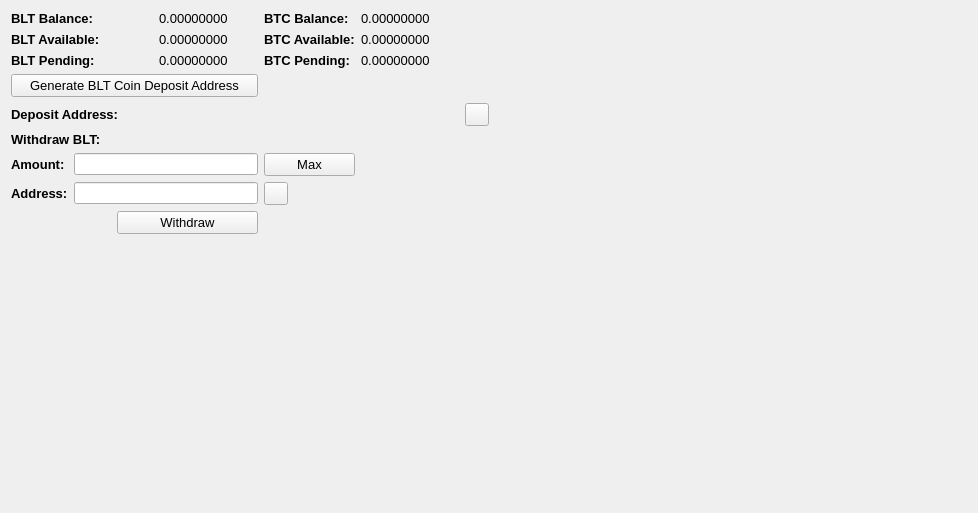
     <widget class="QWidget" name="BalanceTab">
      <attribute name="title">
       <string>Balance</string>
      </attribute>
      <layout class="QGridLayout" name="gridLayout_2">
       <item row="0" column="0" colspan="2">
        <widget class="QLabel" name="label_11">
         <property name="font">
          <font>
           <pointsize>10</pointsize>
           <weight>75</weight>
           <bold>true</bold>
          </font>
         </property>
         <property name="text">
          <string>BLT Balance:</string>
         </property>
        </widget>
       </item>
       <item row="0" column="3">
        <widget class="QLabel" name="TOKBalanceLabel">
         <property name="font">
          <font>
           <pointsize>10</pointsize>
          </font>
         </property>
         <property name="text">
          <string>0.00000000</string>
         </property>
         <property name="textInteractionFlags">
          <set>Qt::LinksAccessibleByMouse|Qt::TextSelectableByMouse</set>
         </property>
        </widget>
       </item>
       <item row="0" column="4">
        <widget class="QLabel" name="label_12">
         <property name="font">
          <font>
           <pointsize>10</pointsize>
           <weight>75</weight>
           <bold>true</bold>
          </font>
         </property>
         <property name="text">
          <string>BTC Balance:</string>
         </property>
        </widget>
       </item>
       <item row="0" column="5">
        <widget class="QLabel" name="BitcoinBalanceLabel">
         <property name="font">
          <font>
           <pointsize>10</pointsize>
          </font>
         </property>
         <property name="text">
          <string>0.00000000</string>
         </property>
         <property name="textInteractionFlags">
          <set>Qt::LinksAccessibleByMouse|Qt::TextSelectableByMouse</set>
         </property>
        </widget>
       </item>
       <item row="0" column="7" rowspan="10">
        <spacer name="horizontalSpacer_4">
         <property name="orientation">
          <enum>Qt::Horizontal</enum>
         </property>
         <property name="sizeHint" stdset="0">
          <size>
           <width>478</width>
           <height>488</height>
          </size>
         </property>
        </spacer>
       </item>
       <item row="1" column="0" colspan="2">
        <widget class="QLabel" name="label_13">
         <property name="font">
          <font>
           <pointsize>10</pointsize>
           <weight>75</weight>
           <bold>true</bold>
          </font>
         </property>
         <property name="text">
          <string>BLT Available:</string>
         </property>
        </widget>
       </item>
       <item row="1" column="3">
        <widget class="QLabel" name="TOKAvailableLabel_2">
         <property name="font">
          <font>
           <pointsize>10</pointsize>
          </font>
         </property>
         <property name="text">
          <string>0.00000000</string>
         </property>
         <property name="textInteractionFlags">
          <set>Qt::LinksAccessibleByMouse|Qt::TextSelectableByMouse</set>
         </property>
        </widget>
       </item>
       <item row="1" column="4">
        <widget class="QLabel" name="label_15">
         <property name="font">
          <font>
           <pointsize>10</pointsize>
           <weight>75</weight>
           <bold>true</bold>
          </font>
         </property>
         <property name="text">
          <string>BTC Available:</string>
         </property>
        </widget>
       </item>
       <item row="1" column="5">
        <widget class="QLabel" name="BitcoinAvailableLabel">
         <property name="font">
          <font>
           <pointsize>10</pointsize>
          </font>
         </property>
         <property name="text">
          <string>0.00000000</string>
         </property>
         <property name="textInteractionFlags">
          <set>Qt::LinksAccessibleByMouse|Qt::TextSelectableByMouse</set>
         </property>
        </widget>
       </item>
       <item row="2" column="0" colspan="2">
        <widget class="QLabel" name="label_14">
         <property name="font">
          <font>
           <pointsize>10</pointsize>
           <weight>75</weight>
           <bold>true</bold>
          </font>
         </property>
         <property name="text">
          <string>BLT Pending:</string>
         </property>
        </widget>
       </item>
       <item row="2" column="3">
        <widget class="QLabel" name="TOKPendingLabel">
         <property name="font">
          <font>
           <pointsize>10</pointsize>
          </font>
         </property>
         <property name="text">
          <string>0.00000000</string>
         </property>
         <property name="textInteractionFlags">
          <set>Qt::LinksAccessibleByMouse|Qt::TextSelectableByMouse</set>
         </property>
        </widget>
       </item>
       <item row="2" column="4">
        <widget class="QLabel" name="label_31">
         <property name="font">
          <font>
           <pointsize>10</pointsize>
           <weight>75</weight>
           <bold>true</bold>
          </font>
         </property>
         <property name="text">
          <string>BTC Pending:</string>
         </property>
        </widget>
       </item>
       <item row="2" column="5">
        <widget class="QLabel" name="BitcoinPendingLabel">
         <property name="font">
          <font>
           <pointsize>10</pointsize>
          </font>
         </property>
         <property name="text">
          <string>0.00000000</string>
         </property>
         <property name="textInteractionFlags">
          <set>Qt::LinksAccessibleByMouse|Qt::TextSelectableByMouse</set>
         </property>
        </widget>
       </item>
       <item row="3" column="0" colspan="4">
        <widget class="QPushButton" name="GenDepositBTN">
         <property name="font">
          <font>
           <pointsize>10</pointsize>
          </font>
         </property>
         <property name="text">
          <string>Generate BLT Coin Deposit Address</string>
         </property>
        </widget>
       </item>
       <item row="4" column="0" colspan="3">
        <widget class="QLabel" name="label_33">
         <property name="font">
          <font>
           <pointsize>10</pointsize>
           <weight>75</weight>
           <bold>true</bold>
          </font>
         </property>
         <property name="text">
          <string>Deposit Address:</string>
         </property>
        </widget>
       </item>
       <item row="4" column="3" colspan="3">
        <widget class="QLabel" name="DepositAddressLabel">
         <property name="minimumSize">
          <size>
           <width>300</width>
           <height>0</height>
          </size>
         </property>
         <property name="palette">
          <palette>
           <active>
            <colorrole role="WindowText">
             <brush brushstyle="SolidPattern">
              <color alpha="255">
               <red>0</red>
               <green>0</green>
               <blue>0</blue>
              </color>
             </brush>
            </colorrole>
            <colorrole role="Text">
             <brush brushstyle="SolidPattern">
              <color alpha="255">
               <red>0</red>
               <green>0</green>
               <blue>255</blue>
              </color>
             </brush>
            </colorrole>
           </active>
           <inactive>
            <colorrole role="WindowText">
             <brush brushstyle="SolidPattern">
              <color alpha="255">
               <red>0</red>
               <green>0</green>
               <blue>0</blue>
              </color>
             </brush>
            </colorrole>
            <colorrole role="Text">
             <brush brushstyle="SolidPattern">
              <color alpha="255">
               <red>0</red>
               <green>0</green>
               <blue>255</blue>
              </color>
             </brush>
            </colorrole>
           </inactive>
           <disabled>
            <colorrole role="WindowText">
             <brush brushstyle="SolidPattern">
              <color alpha="255">
               <red>120</red>
               <green>120</green>
               <blue>120</blue>
              </color>
             </brush>
            </colorrole>
            <colorrole role="Text">
             <brush brushstyle="SolidPattern">
              <color alpha="255">
               <red>120</red>
               <green>120</green>
               <blue>120</blue>
              </color>
             </brush>
            </colorrole>
           </disabled>
          </palette>
         </property>
         <property name="font">
          <font>
           <pointsize>10</pointsize>
           <weight>75</weight>
           <bold>true</bold>
          </font>
         </property>
         <property name="text">
          <string/>
         </property>
         <property name="alignment">
          <set>Qt::AlignRight|Qt::AlignTrailing|Qt::AlignVCenter</set>
         </property>
         <property name="textInteractionFlags">
          <set>Qt::LinksAccessibleByMouse|Qt::TextSelectableByKeyboard|Qt::TextSelectableByMouse</set>
         </property>
        </widget>
       </item>
       <item row="4" column="6">
        <widget class="QToolButton" name="DepositCopyButton">
         <property name="toolTip">
          <string>Copy to clipboard</string>
         </property>
         <property name="text">
          <string/>
         </property>
         <property name="icon">
          <iconset resource="../bitcoin.qrc">
           <normaloff>:/icons/editcopy</normaloff>:/icons/editcopy</iconset>
         </property>
         <property name="shortcut">
          <string>Alt+P</string>
         </property>
        </widget>
       </item>
       <item row="5" column="0" colspan="2">
        <widget class="QLabel" name="label_34">
         <property name="font">
          <font>
           <pointsize>10</pointsize>
           <weight>75</weight>
           <bold>true</bold>
          </font>
         </property>
         <property name="text">
          <string>Withdraw BLT:</string>
         </property>
        </widget>
       </item>
       <item row="6" column="0">
        <widget class="QLabel" name="label_26">
         <property name="font">
          <font>
           <pointsize>10</pointsize>
           <weight>75</weight>
           <bold>true</bold>
          </font>
         </property>
         <property name="text">
          <string>Amount:</string>
         </property>
        </widget>
       </item>
       <item row="6" column="1" colspan="3">
        <widget class="QLineEdit" name="WithdrawUnitsInput">
         <property name="font">
          <font>
           <pointsize>9</pointsize>
           <weight>75</weight>
           <bold>true</bold>
          </font>
         </property>
         <property name="text">
          <string/>
         </property>
        </widget>
       </item>
       <item row="6" column="4">
        <widget class="QPushButton" name="Withdraw_Max_Amount">
         <property name="font">
          <font>
           <pointsize>10</pointsize>
          </font>
         </property>
         <property name="text">
          <string>Max</string>
         </property>
        </widget>
       </item>
       <item row="7" column="0">
        <widget class="QLabel" name="label_10">
         <property name="font">
          <font>
           <pointsize>10</pointsize>
           <weight>75</weight>
           <bold>true</bold>
          </font>
         </property>
         <property name="text">
          <string>Address:</string>
         </property>
        </widget>
       </item>
       <item row="7" column="1" colspan="3">
        <widget class="QLineEdit" name="WithdrawAddress">
         <property name="font">
          <font>
           <pointsize>9</pointsize>
           <weight>75</weight>
           <bold>true</bold>
          </font>
         </property>
        </widget>
       </item>
       <item row="7" column="4">
        <widget class="QToolButton" name="WithdrawPasteButton">
         <property name="toolTip">
          <string>Paste from clipboard</string>
         </property>
         <property name="text">
          <string/>
         </property>
         <property name="icon">
          <iconset resource="../bitcoin.qrc">
           <normaloff>:/icons/editpaste</normaloff>:/icons/editpaste</iconset>
         </property>
         <property name="shortcut">
          <string>Alt+P</string>
         </property>
        </widget>
       </item>
       <item row="8" column="2" colspan="2">
        <widget class="QPushButton" name="WithdrawUnitsBtn">
         <property name="font">
          <font>
           <pointsize>10</pointsize>
          </font>
         </property>
         <property name="text">
          <string>Withdraw</string>
         </property>
        </widget>
       </item>
       <item row="9" column="0" colspan="6">
        <spacer name="verticalSpacer">
         <property name="orientation">
          <enum>Qt::Vertical</enum>
         </property>
         <property name="sizeHint" stdset="0">
          <size>
           <width>428</width>
           <height>262</height>
          </size>
         </property>
        </spacer>
       </item>
      </layout>
      <zorder>label_31</zorder>
      <zorder>label_15</zorder>
      <zorder>label_12</zorder>
      <zorder>label_14</zorder>
      <zorder>label_13</zorder>
      <zorder>label_11</zorder>
      <zorder>BitcoinBalanceLabel</zorder>
      <zorder>TOKBalanceLabel</zorder>
      <zorder>TOKAvailableLabel_2</zorder>
      <zorder>TOKPendingLabel</zorder>
      <zorder>BitcoinAvailableLabel</zorder>
      <zorder>BitcoinPendingLabel</zorder>
      <zorder>label_33</zorder>
      <zorder>GenDepositBTN</zorder>
      <zorder>DepositAddressLabel</zorder>
      <zorder>Withdraw_Max_Amount</zorder>
      <zorder>label_34</zorder>
      <zorder>WithdrawUnitsInput</zorder>
      <zorder>label_10</zorder>
      <zorder>label_26</zorder>
      <zorder>WithdrawAddress</zorder>
      <zorder>WithdrawUnitsBtn</zorder>
      <zorder>horizontalSpacer_4</zorder>
      <zorder>verticalSpacer</zorder>
      <zorder>WithdrawPasteButton</zorder>
      <zorder>DepositCopyButton</zorder>
     </widget>
